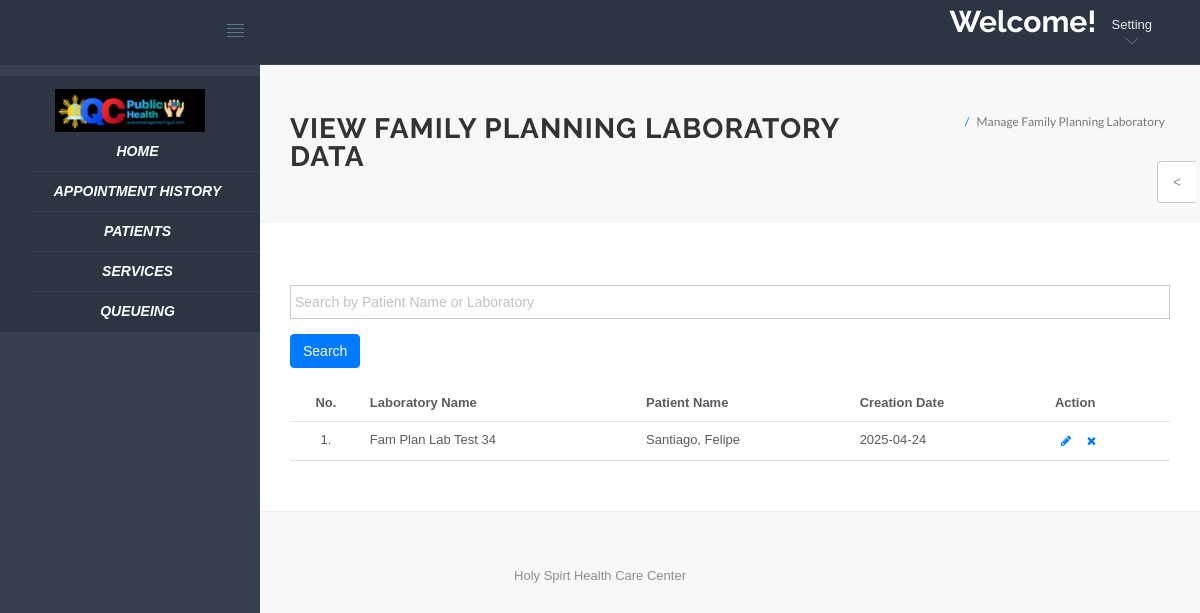
Screenshot of /hms/doctor/manage-family-planning.php (signed in) with the database file from the repository.
### tables this page shows
CREATE TABLE `family_planning_lab_form` (
  `id` int(11) NOT NULL,
  `service` varchar(255) NOT NULL DEFAULT 'Family Planning',
  `labName` varchar(255) NOT NULL,
  `address` varchar(255) NOT NULL,
  `phone` varchar(20) NOT NULL,
  `date` date NOT NULL,
  `patientId` varchar(50) NOT NULL,
  `fullName` varchar(255) NOT NULL,
  `dob` date NOT NULL,
  `age` int(11) NOT NULL,
  `gender` enum('Female','Male','Other') NOT NULL,
  `contactNumber` varchar(20) NOT NULL,
  `email` varchar(255) NOT NULL,
  `patientAddress` varchar(255) NOT NULL,
  `partnerName` varchar(255) DEFAULT NULL,
  `partnerContact` varchar(20) DEFAULT NULL,
  `referredBy` varchar(255) DEFAULT NULL,
  `consultationDate` date DEFAULT NULL,
  `numberOfChildren` int(11) DEFAULT NULL,
  `currentlyPregnant` enum('Yes','No') DEFAULT NULL,
  `previousPregnancies` varchar(255) DEFAULT NULL,
  `historyOfReproductiveIssues` varchar(255) DEFAULT NULL,
  `currentContraceptiveMethod` varchar(255) DEFAULT NULL,
  `lastMenstrualPeriod` date DEFAULT NULL,
  `menstrualCycle` enum('Regular','Irregular') DEFAULT NULL,
  `bloodTests` text DEFAULT NULL,
  `urineTests` text DEFAULT NULL,
  `diseaseScreening` text DEFAULT NULL,
  `fertilityAssessment` text DEFAULT NULL,
  `contraceptiveTests` text DEFAULT NULL,
  `geneticScreening` text DEFAULT NULL,
  `otherTests` text DEFAULT NULL,
  `physicianNotes` text DEFAULT NULL,
  `created_at` timestamp NOT NULL DEFAULT current_timestamp()
);

### hms/doctor/manage-family-planning.php (the view, shortened to what this page needs)
<?php
include('include/config.php');
if(strlen($_SESSION['id'])==0) {
    header('location:logout.php');
} else {
    $search = '';
?>
<!DOCTYPE html>
<html lang="en">
<head>
    <link rel="stylesheet" href="vendor/bootstrap/css/bootstrap.min.css">
    <link rel="stylesheet" href="vendor/fontawesome/css/font-awesome.min.css">
    <link rel="stylesheet" href="vendor/themify-icons/themify-icons.min.css">
    <link href="vendor/animate.css/animate.min.css" rel="stylesheet" media="screen">
    <link href="vendor/perfect-scrollbar/perfect-scrollbar.min.css" rel="stylesheet" media="screen">
    <link href="vendor/switchery/switchery.min.css" rel="stylesheet" media="screen">
    <link href="vendor/bootstrap-touchspin/jquery.bootstrap-touchspin.min.css" rel="stylesheet" media="screen">
    <link href="vendor/select2/select2.min.css" rel="stylesheet" media="screen">
    <link href="vendor/bootstrap-datepicker/bootstrap-datepicker3.standalone.min.css" rel="stylesheet" media="screen">
    <link href="vendor/bootstrap-timepicker/bootstrap-timepicker.min.css" rel="stylesheet" media="screen">
    <link rel="stylesheet" href="assets/css/styles.css">
    <link rel="stylesheet" href="assets/css/plugins.css">
    <link rel="stylesheet" href="assets/css/themes/theme-1.css" id="skin_color" />
</head>
<body>
    <div id="app">
        <?php include('include/sidebar.php');?>
        <div class="app-content">
            <?php include('include/header.php');?>
            <div class="main-content">
                <div class="wrap-content container" id="container">
                    <section id="page-title">
                        <div class="row">
                            <div class="col-sm-8">
                                <h1 class="mainTitle"><strong>View Family Planning Laboratory Data</strong></h1>
                            </div>
                            <ol class="breadcrumb">
                                <li class="active">
                                    <span>Manage Family Planning Laboratory</span>
                                </li>
                            </ol>
                        </div>
                    </section>
                    <div class="container-fluid container-fullw bg-white">
                        <div class="row">
                            <div class="col-md-12">
                                <h5 class="over-title margin-bottom-15">&nbsp;</h5>
                                <form method="GET" action="">
                                    <div class="form-group">
                                        <input type="text" id="searchInput" name="search" class="form-control" placeholder="Search by Patient Name or Laboratory" value="<?php echo htmlentities($search); ?>" oninput="resetSearch()" />
                                    </div>
                                    <button type="submit" class="btn btn-primary">Search</button>
                                </form>
                                <br>
                                <table class="table table-hover" id="sample-table-1">
                                    <thead>
                                        <tr>
                                            <th class="center">No.</th>
                                            <th>Laboratory Name</th>
                                            <th>Patient Name</th>
                                            <th>Creation Date</th>
                                            <th>Action</th>
                                        </tr>
                                    </thead>
                                    <tbody>
<?php
$sql = "SELECT * FROM family_planning_lab_form";
$result = mysqli_query($con, $sql);
$cnt = 1;
while($row = mysqli_fetch_array($result)) {
?>
                                        <tr class="clickable-row" data-href="edit-family.php?id=<?php echo $row['id'];?>">
                                            <td class="center"><?php echo $cnt;?>.</td>
                                            <td><?php echo $row['labName'];?></td>
                                            <td><?php echo $row['fullName'];?></td>
                                            <td><?php echo $row['date'];?></td>
                                            <td>
                                                <div class="visible-md visible-lg hidden-sm hidden-xs">
                                                    <a href="edit-family.php?id=<?php echo $row['id'];?>" class="btn btn-transparent btn-xs" tooltip-placement="top" tooltip="Edit"><i class="fa fa-pencil"></i></a>
                                                    <a href="manage-family-planning.php?id=<?php echo $row['id']?>&del=delete"
                                                    class="btn btn-transparent btn-xs tooltips delete-btn"
                                                    tooltip-placement="top"
                                                    tooltip="Remove">
                                                    <i class="fa fa-times fa fa-white"></i>
                                                    </a>
                                                </div>
                                            </td>
                                        </tr>
<?php
    $cnt++;
}
?>
                                    </tbody>
                                </table>
                            </div>
                        </div>
                    </div>
                </div>
            </div>
            <?php include('include/footer.php');?>
            <?php include('include/setting.php');?>
    </body>
</html>
<?php } ?>

### hms/doctor/assets/css/themes/theme-1.css (style rules this page uses)
body { background: #FAFAFA; }

### hms/doctor/assets/css/themes/theme-5.css (style rules this page uses)
body { background: #F8F8F8; }

### rows the page displays
family_planning_lab_form: labName "Fam Plan Lab Test 34", fullName "Santiago, Felipe", date "2025-04-24"
